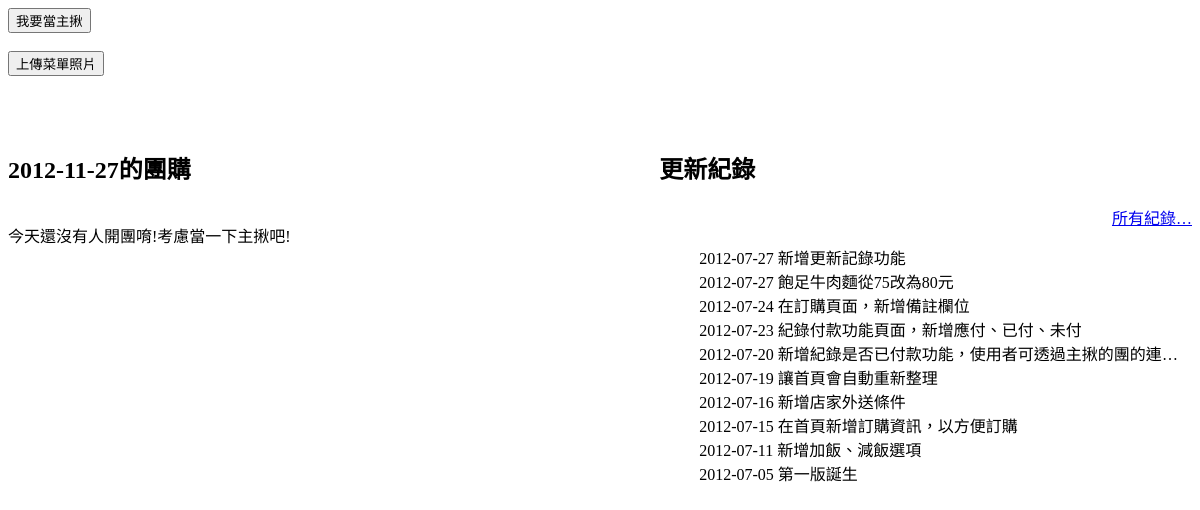
The app's page /, older data.
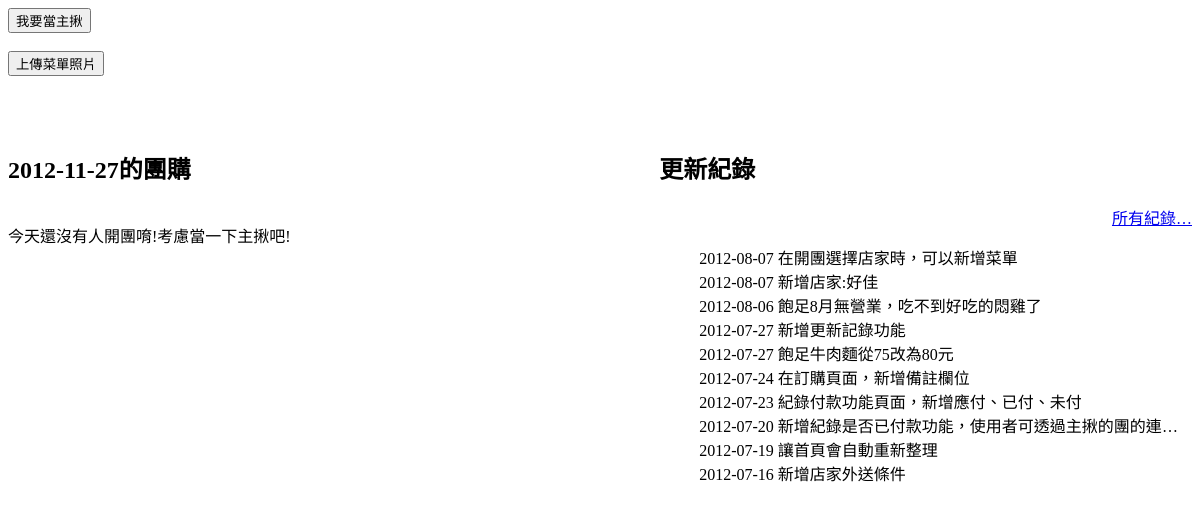
The same page, newer data.
### tables this page shows
CREATE TABLE `changelog` (
  `id` int(11) NOT NULL auto_increment,
  `changeContent` text NOT NULL,
  `changeDate` text NOT NULL,
  PRIMARY KEY  (`id`)
);

### index.php (the view, shortened to what this page needs)
<?php require_once('Connections/connection.php'); ?>
<?php
	$today=date("Y-m-d");
?>
<!DOCTYPE html PUBLIC "-//W3C//DTD XHTML 1.0 Strict//EN" "http://www.w3.org/TR/xhtml1/DTD/xhtml1-strict.dtd">
<html xmlns="http://www.w3.org/1999/xhtml" dir="ltr" lang="zh-tw" xml:lang="zh-tw">
	<head>
	</head>
	<body>
		<input id="create_button" type="button" value="我要當主揪">
		<br/><br/>
		<input id="upload_button" type="button" value="上傳菜單照片">
		<br/><br/>
		<br/><br/>
		<div style="float:left;width:45%">
		<h2><?php echo $today ?>的團購</h2>
		<br/>
		<?php
		$query = "SELECT * FROM lunchGroup WHERE orderDate='$today' order by id DESC";
		$result = mysql_query($query, $connection) or die(mysql_error());
		$num=mysql_num_rows($result);
		if ($result) {
		?>
		<?php
			if($num==0) { echo "今天還沒有人開團唷!考慮當一下主揪吧!";}
		}
		?>
	</div>
	<div style="float:right;width:45%">
		<h2>更新紀錄</h2>
		<p style="text-align:right;"><a href="changelog.php">所有紀錄…</a></p>
		<ul>
		<?php
			$query7 = "SELECT * FROM changeLog order by changeDate DESC limit 0,10";
			$result7 = mysql_query($query7, $connection) or die(mysql_error());
			if ($result7) {
				while ( $row7 = mysql_fetch_assoc($result7) ) {
		?>
			<li class="ellipsis">
				<span><?php echo $row7['changeDate']; ?></span>
				<span><?php echo $row7['changeContent']; ?></span>
			</li>
		<?php
				}
			}
		?>
		</ul>
	</div>
	</body>
</html>

### index.php (style rules this page uses)
.ellipsis { display: block; white-space: nowrap; overflow: hidden; -o-text-overflow: ellipsis; text-overflow: ellipsis; }

Row changes from the older to the newer data that the page shows:
no longer on this page (row unchanged): changelog: changeDate "2012-07-15", changeContent "在首頁新增訂購資訊，以方便訂購"
no longer on this page (row unchanged): changelog: changeDate "2012-07-11", changeContent "新增加飯、減飯選項"
no longer on this page (row unchanged): changelog: changeDate "2012-07-05", changeContent "第一版誕生"
added changelog: changeDate "2012-08-07", changeContent "在開團選擇店家時，可以新增菜單"
added changelog: changeDate "2012-08-07", changeContent "新增店家:好佳"
added changelog: changeDate "2012-08-06", changeContent "飽足8月無營業，吃不到好吃的悶雞了"
